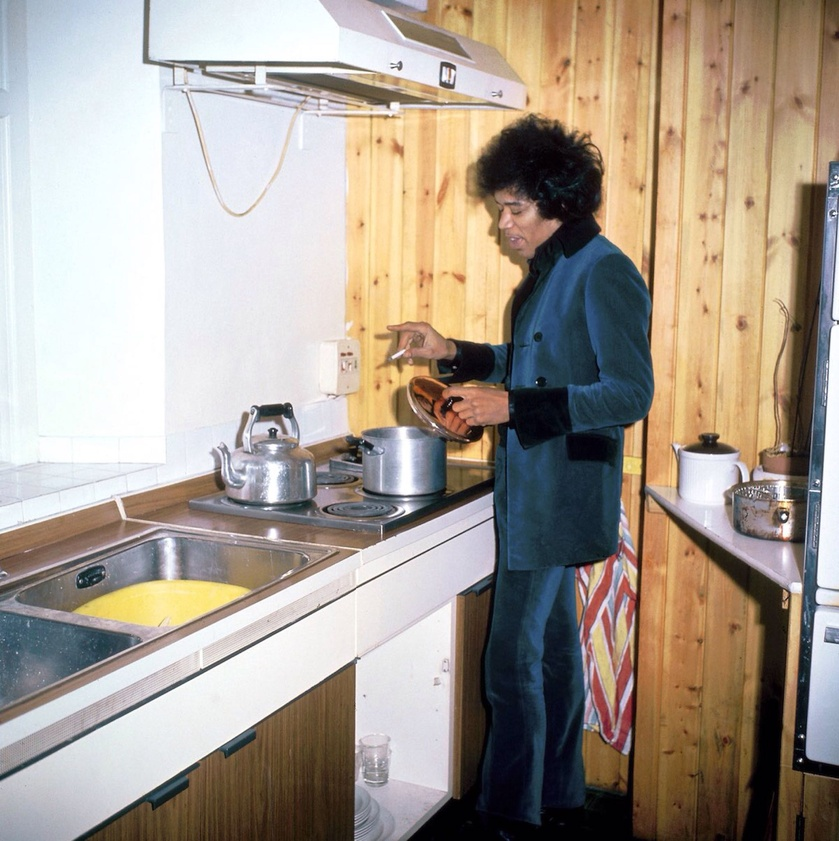
#> input picture hendrix.jpg, 839 x 841 px, shrunk from 2044 x 2048 before the run
$ python images.py hendrix.jpg   (Python 2 division)
#> lines starting #> are read from the running program, lines starting #| are printed output that depends on the picture
#!/usr/bin/env python
# -*- coding: utf-8 -*-

# David Pascual Hernandez, 2015

import numpy as np
import cv2
import sys

if len(sys.argv) != 2:
    print "usage : python images.py <image_file>"
    sys.exit(1)
else:
    # Leemos la imagen (en escala de grises)
    img = cv2.imread(sys.argv[1], 0) # tambien ('img', cv2.IMREAD_GRAYSCALE)
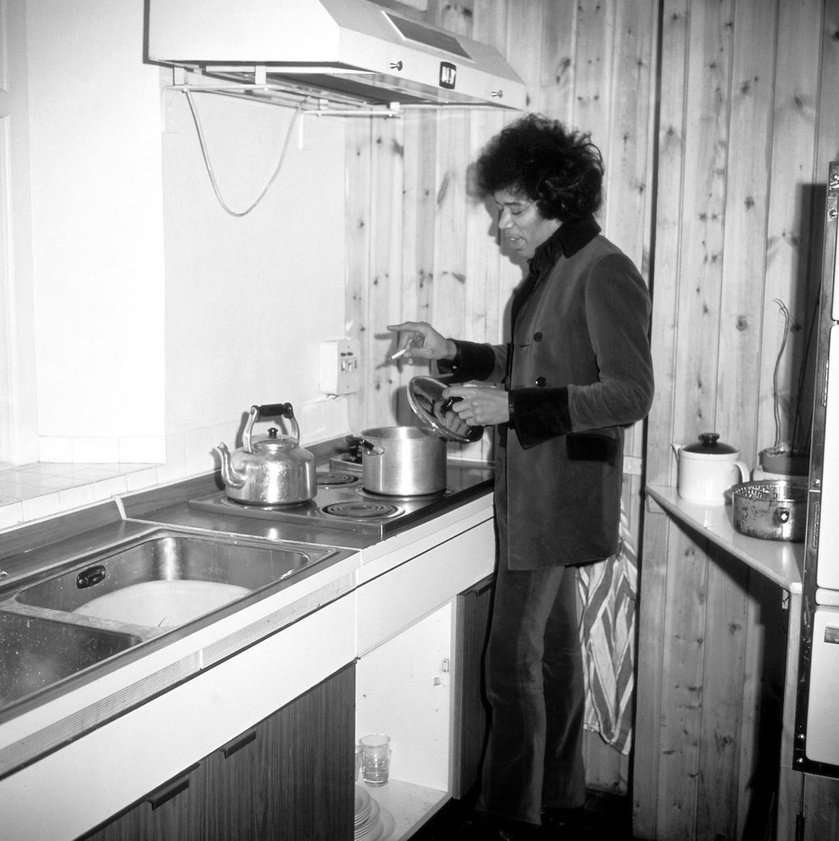
#> img: shape (841, 839); min 0, max 255, mean 158
#> (the run stopped early here; a loop or call above may not have finished)
